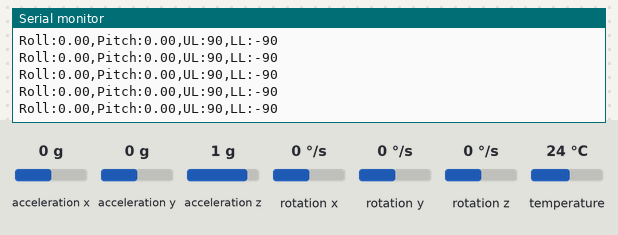
Bench run of a sketch on a simulated Arduino Uno, built with avr-gcc and run on an emulated ATmega328P. Shown: the last lines printed to the serial monitor. The test bench sets the inputs (shaded band); at power-on: acceleration x 0 g, acceleration y 0 g, acceleration z 1 g, rotation x 0 °/s, rotation y 0 °/s, rotation z 0 °/s, temperature 24 °C.

Above: at 1.2 s.
1.3 s: acceleration x set to -1.4 g
At 1.36 s:
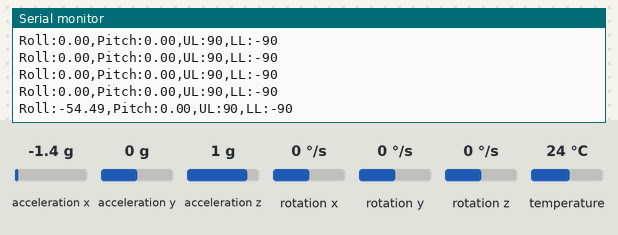
2.8 s: acceleration y set to -1.4 g
At 2.82 s:
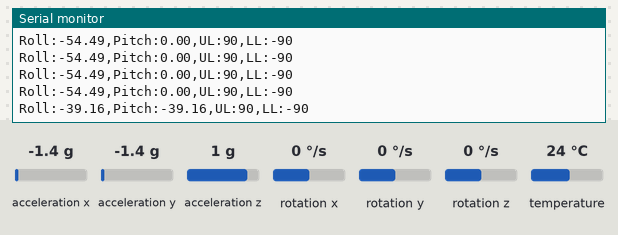
4.3 s: acceleration z set to -1.4 g
At 4.33 s:
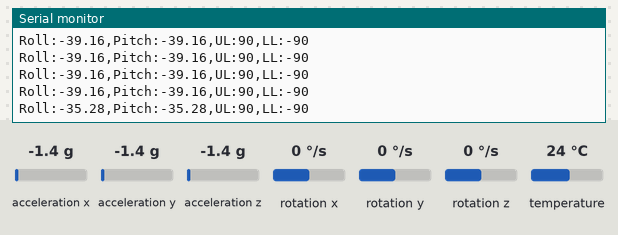
Timing chart, 0 to 7.3 s (numbered marks = the images above; inputs shaded):
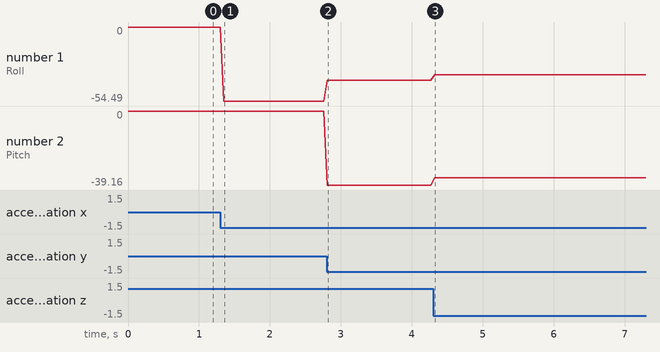

The sketch:

test3.ino
```cpp
#include <Adafruit_MPU6050.h>
#include <Adafruit_Sensor.h>
#include <Wire.h>
float Ax;
float Ay;
float Az;

// If You want Calibrated results, you must rotate
// your board to all possible orientations, and
// record your velues of xMax, xMin, yMax, yMin
// zMax, zMin. I show you how to do that in LESSON
// 79 on my youtube channel. Put in your values and then
// uncomment the code below. Don't use my values, you have
// to measure your own for it to work. (For GY-9250)

float xMax= .99;
float xMin= -1.02;
float yMax= 1.01;
float yMin= -1.00;
float zMax= 1.04 ;
float zMin= -.97;

// float xOffset = (xMax+xMin)/2;
// float yOffset = (yMax+yMin)/2;
// float zOffset = (zMax+zMin)/2;

// float xScale = 2/(xMax -xMin);
// float yScale = 2/(yMax - yMin);
// float zScale = 2/(zMax -zMin);

float roll;
float pitch;

Adafruit_MPU6050 mpu;

void setup() {
  // put your setup code here, to run once:
  Serial.begin(115200);
  mpu.begin();
  Serial.println("MPU6050 Started!");
  mpu.setAccelerometerRange(MPU6050_RANGE_2_G);
  mpu.setFilterBandwidth(MPU6050_BAND_21_HZ);


}

void loop() {
  // put your main code here, to run repeatedly:
  sensors_event_t a, g, temp;
  mpu.getEvent(&a, &g, &temp);
  Ax=a.acceleration.x/9.81;
  Ay=a.acceleration.y/9.81;
  Az=a.acceleration.z/9.81;

//Uncomment these lines of code to do the callibration
//This will only work if you have measured your max
//and min values, and put them in at the top of the code
  // Ax = xScale*(Ax-xOffset);
  // Ay = yScale*(Ay-yOffset);
  // Az = zScale*(Az-zOffset);

  pitch = atan2(Ay,sqrt(Az*Az+Ax*Ax))*360/(2*3.14);
  roll = atan2(Ax,sqrt(Az*Az+Ay*Ay))*360/(2*3.14);

  Serial.print("Roll:");
  Serial.print(roll);
  Serial.print(',');
  Serial.print("Pitch:");
  Serial.print(pitch);
    Serial.print(',');
   Serial.print("UL:");
 Serial.print(90);
 Serial.print(',');
 Serial.print("LL:");
 Serial.println(-90);


//   Serial.print("Ax:");
//   Serial.print(Ax);
//   Serial.print(',');
//   Serial.print("Ay:");
//   Serial.print(Ay);
//   Serial.print(',');
//     Serial.print("Az:");
//   Serial.print(Az);
//   Serial.print(',');
//  Serial.print("UL:");
//  Serial.print(1);
//  Serial.print(',');
//  Serial.print("LL:");
//  Serial.println(-1);

  delay(50);

}
```

Measured:
- after the input at 1.3 s, the serial monitor: prints a new line after 0.05 s (image 1)
- after the input at 2.8 s, the serial monitor: prints a new line at once (image 2)
- after the input at 4.3 s, the serial monitor: prints a new line at once (image 3)
- plotted number 1: 0 → -54.49 after the input at 1.3 s, -54.49 → -39.16 after the input at 2.8 s, -39.16 → -35.28 after the input at 4.3 s
- plotted number 2: 0 → -39.16 after the input at 2.8 s, -39.16 → -35.28 after the input at 4.3 s
